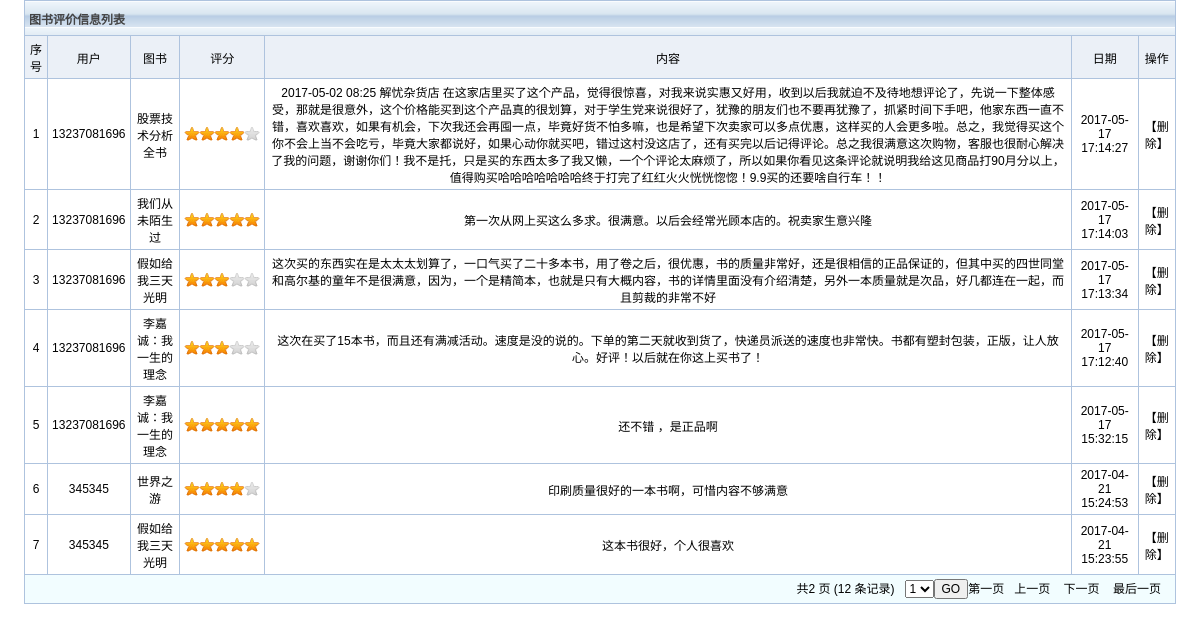
The page /bookshop/admin/listtopic.php on the database its author committed.
### tables this page shows
CREATE TABLE `topic` (
  `id` int(11) NOT NULL AUTO_INCREMENT,
  `usersid` varchar(255) DEFAULT NULL,
  `goodsid` varchar(255) DEFAULT NULL,
  `num` varchar(255) DEFAULT NULL,
  `contents` text,
  `addtime` varchar(255) DEFAULT NULL,
  PRIMARY KEY (`id`)
);

CREATE TABLE `users` (
  `id` int(11) NOT NULL AUTO_INCREMENT,
  `uname` varchar(255) DEFAULT NULL,
  `pwd` varchar(255) DEFAULT NULL,
  `contact` varchar(255) DEFAULT NULL,
  `address` varchar(255) DEFAULT NULL,
  `realname` varchar(255) DEFAULT NULL,
  `sex` varchar(255) DEFAULT NULL,
  PRIMARY KEY (`id`)
);

CREATE TABLE `goods` (
  `id` int(11) NOT NULL AUTO_INCREMENT,
  `name` varchar(255) DEFAULT NULL,
  `image2` varchar(255) DEFAULT NULL,
  `image1` varchar(255) DEFAULT NULL,
  `cateid` int(255) DEFAULT NULL,
  `marketprice` double(255,0) DEFAULT NULL,
  `nowprice` double(255,0) DEFAULT NULL,
  `special` varchar(255) DEFAULT NULL,
  `store` int(255) DEFAULT NULL,
  `sellnum` int(255) DEFAULT NULL,
  `contents` text,
  `author` varchar(255) DEFAULT NULL,
  `press` varchar(255) DEFAULT NULL,
  `publishtime` date DEFAULT NULL,
  PRIMARY KEY (`id`)
);

### bookshop/admin/func.php (called while the page is built, shortened)
<?php
$db = db_connect();
function check($str){
	global $db;
	$str = trim($str);
	$sql = $str;
	$result = mysql_query($sql,$db) or db_error();
	return $result;
}
?>

### bookshop/admin/listtopic.php (the view, shortened to what this page needs)
<!DOCTYPE html PUBLIC "-//W3C//DTD XHTML 1.0 Transitional//EN" "http://www.w3.org/TR/xhtml1/DTD/xhtml1-transitional.dtd">
<html xmlns="http://www.w3.org/1999/xhtml">
<head>
<link href="css/four.css" rel="stylesheet" type="text/css" />
</head>
<body>
<table width="100%" border="0" cellpadding="0" cellspacing="0">
	<tr valign="top">
		<td bgcolor="#FFFFFF">
		<table width="96%" border="0" align="center" cellpadding="4"
			cellspacing="1" bgcolor="#aec3de">
			<tr align="left" bgcolor="#F2FDFF">
				<td colspan="12" class="optiontitle">图书评价信息列表</td>
			</tr>
			<tr align="center">
				<td align="center" bgcolor="#ebf0f7">序号</td>
				<td align="center" bgcolor="#ebf0f7">用户</td>
				<td align="center" bgcolor="#ebf0f7">图书</td>
				<td align="center" bgcolor="#ebf0f7">评分</td>
				<td align="center" bgcolor="#ebf0f7">内容</td>
				<td align="center" bgcolor="#ebf0f7">日期</td>
				<td align="center" bgcolor="#ebf0f7">操作</td>
			</tr>
			<?php
			require "func.php";
			$pageSize=10;
			if(isset($_GET['page'])){ $page=intval($_GET['page']); }else{ $page=1; }
			$offset=$pageSize*($page-1);
			$strAll = "select count(*) as num from topic;";
			$results = mysql_fetch_object(check($strAll));
			$rowNum=$results->num;
			$pages=ceil($rowNum/$pageSize);
			$first=1;
			$last=$pages;
			if($page==1){ $prev=1; }else{ $prev=$page-1; }
			if($page==$pages){ $next=$pages; }else{ $next=$page+1; }
			$str = "select  a.* , b.uname , c.name   from topic a , users b , goods c where a.usersid = b.id and a.goodsid = c.id order by id desc limit $offset,$pageSize ;";
			$result = check($str);
			$i=0;
			while($rs = mysql_fetch_object($result)){
				?>
			<tr align="center" bgcolor="#FFFFFF"
				onmouseover="this.style.background='#F2FDFF'"
				onmouseout="this.style.background='#FFFFFF'">
				<td align="center"><?php echo $i+1 ;?></td>
				<td align="center"><?php echo $rs->uname ;?></td>
				<td align="center"><?php echo $rs->name ;?></td>
				<td align="center"><img src="../img/images/stars<?php echo $rs->num ?>.gif" alt="" /></td>
				<td align="center"><?php echo $rs->contents ;?></td>
				<td align="center"><?php echo $rs->addtime ;?></td>
				<td align="center"><a
					href="topicfunc.php?id=<?php echo $rs->id; ?>&&method=delete"
					onclick="{if(confirm('确定要删除吗?')){return true;}return false;}">【删除】</a></td>
			</tr>
			<?php
			$i=$i+1;
			}
			?>
			<tr align="right" bgcolor="#F2FDFF">
				<td colspan="12">
				<form action="listtopic.php" method="get">共<?php echo $pages ?> 页 (<?php echo  $rowNum ?>
				条记录)&nbsp;&nbsp;&nbsp;<select name="page">
				<?php for($i=1;$i<$pages+1;$i++){ ?>
					<option value="<?php echo $i ?>"><?php echo $i ?></option>
					<?php } ?>
				</select><input type="submit" value="GO" /><a
					href="listtopic.php?page=<?php echo $first ?>">第一页</a>&nbsp;&nbsp;&nbsp;<a
					href="listtopic.php?page=<?php echo $prev ?>">上一页</a>
				&nbsp;&nbsp;&nbsp;<a href="listtopic.php?page=<?php echo $next ?>">下一页</a>
				&nbsp;&nbsp;&nbsp;<a href="listtopic.php?page=<?php echo $last ?>">最后一页</a>&nbsp;&nbsp;&nbsp;</form>
				</td>
			</tr>
		</table>
		</td>
	</tr>
</table>
</body>
</html>

### bookshop/admin/css/four.css (style rules this page uses)
body { margin:0; SCROLLBAR-FACE-COLOR: #C2D4E7; SCROLLBAR-HIGHLIGHT-COLOR: #AEC3DE; SCROLLBAR-SHADOW-COLOR: #AEC3DE; SCROLLBAR-DARKSHADOW-COLOR: #AEC3DE; SCROLLBAR-3DLIGHT-COLOR: #AEC3DE; SCROLLBAR-ARROW-COLOR: #C2D4E7; SCROLLBAR-TRACK-COLOR: #E6F3FF; }
td { font-family: Helvetica, sans-serif, "宋体"; font-size: 12px; color: #000000; text-decoration: none; }
input { font-size: 12px; }
a:link { color: #000000; text-decoration: none; }
select { font-size: 12px; }
.optiontitle { font-weight: bold; color: #434343; height: 26px; background-image:url( ../images/table_header.gif); }

### rows shown on the page
topic: usersid.uname "13237081696", goodsid.name "股票技术分析全书", contents "2017-05-02 08:25 解忧杂货店 在这家店里买了这个产品，觉得很惊喜，对我来说实惠又好用，收到以后我就迫不及待地想评论了，先说一下整体感受，那就是很意外，这个价格能买到这个产品真的很划算，对于学生党来说很好了，犹豫的朋友们也不要再犹豫了，抓紧时间下手吧，他家东西一直不错，喜欢喜欢，如果有机会，下次我还会再囤一点，毕竟好货不怕多嘛，也是希望下次卖家可以多点优惠，这样买的人会更多啦。总之，我觉得买这个你不会上当不会吃亏，毕竟大家都说好，如果心动你就买吧，错过这村没这店了，还有买完以后记得评论。总之我很满意这次购物，客服也很耐心解决了我的问题，谢谢你们！我不是托，只是买的东西太多了我又懒，一个个评论太麻烦了，所以如果你看见这条评论就说明我给这见商品打90月分以上，值得购买哈哈哈哈哈哈哈终于打完了红红火火恍恍惚惚！9.9买的还要啥自行车！！", addtime "2017-05-17 17:14:27"
topic: usersid.uname "13237081696", goodsid.name "我们从未陌生过", contents "第一次从网上买这么多求。很满意。以后会经常光顾本店的。祝卖家生意兴隆", addtime "2017-05-17 17:14:03"
topic: usersid.uname "13237081696", goodsid.name "假如给我三天光明", contents "这次买的东西实在是太太太划算了，一口气买了二十多本书，用了卷之后，很优惠，书的质量非常好，还是很相信的正品保证的，但其中买的四世同堂和高尔基的童年不是很满意，因为，一个是精简本，也就是只有大概内容，书的详情里面没有介绍清楚，另外一本质量就是次品，好几都连在一起，而且剪裁的非常不好", addtime "2017-05-17 17:13:34"
topic: usersid.uname "13237081696", goodsid.name "李嘉诚：我一生的理念", contents "这次在买了15本书，而且还有满减活动。速度是没的说的。下单的第二天就收到货了，快递员派送的速度也非常快。书都有塑封包装，正版，让人放心。好评！以后就在你这上买书了！", addtime "2017-05-17 17:12:40"
topic: usersid.uname "13237081696", goodsid.name "李嘉诚：我一生的理念", contents "还不错 ，是正品啊", addtime "2017-05-17 15:32:15"
topic: usersid.uname "345345", goodsid.name "世界之游", contents "印刷质量很好的一本书啊，可惜内容不够满意", addtime "2017-04-21 15:24:53"
topic: usersid.uname "345345", goodsid.name "假如给我三天光明", contents "这本书很好，个人很喜欢", addtime "2017-04-21 15:23:55"

### other values the page prints
$pages "2"
$rowNum "12"
form field page "1"
